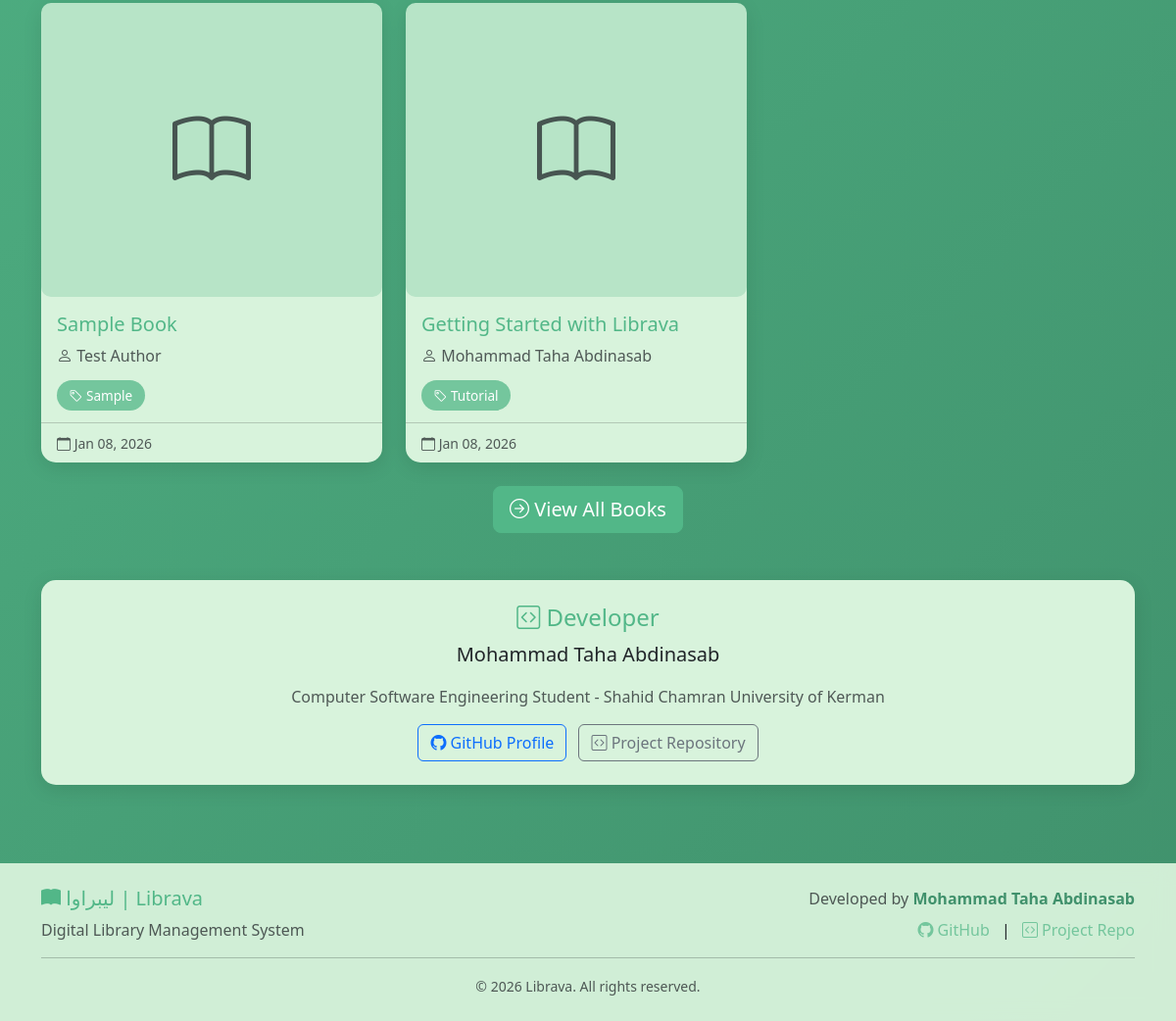
Before: / (lower part) with the older database file.
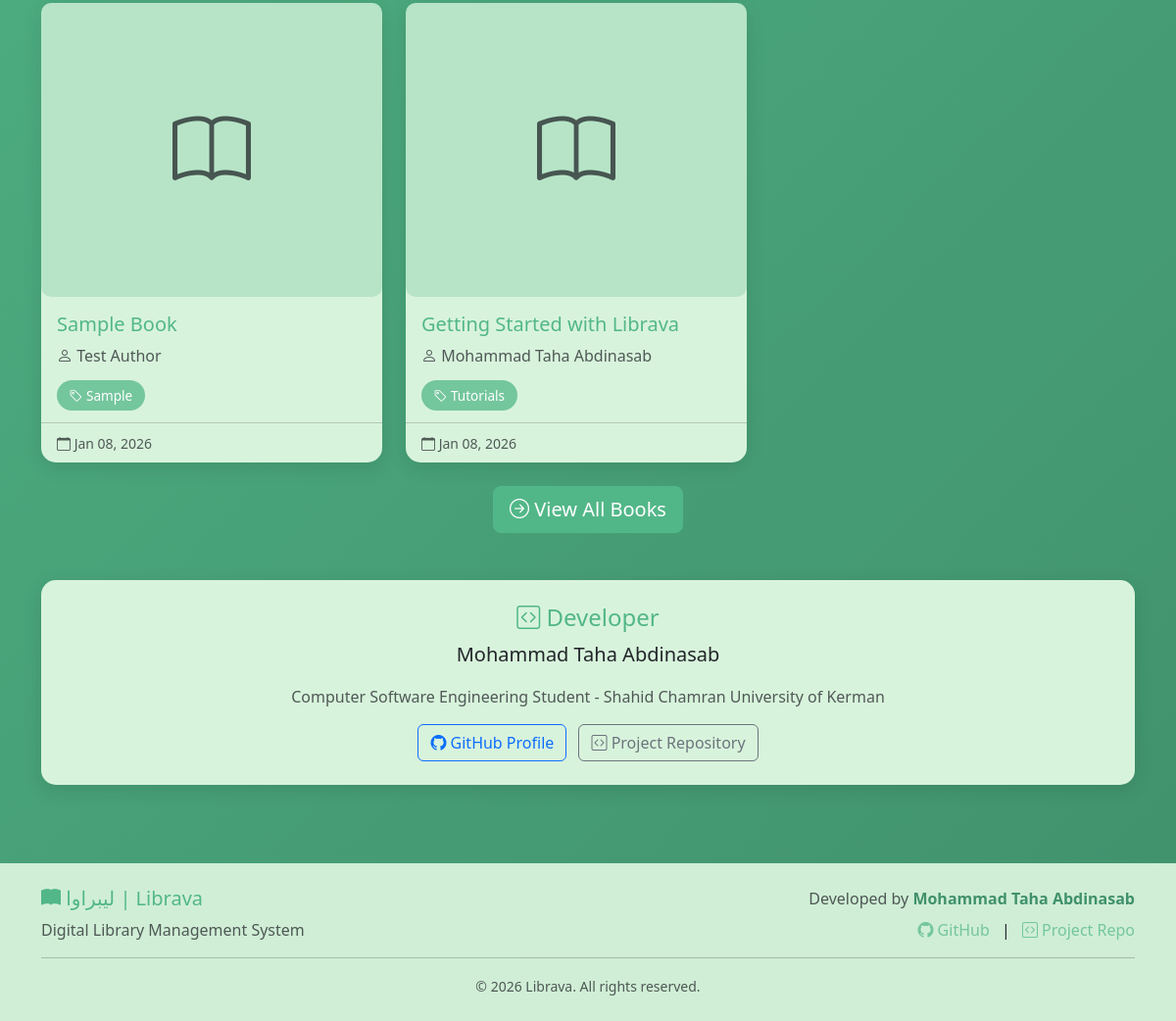
After: the same page with the newer database file.
### tables this page shows
CREATE TABLE `books` (
  `id` int(11) NOT NULL AUTO_INCREMENT,
  `title` varchar(255) NOT NULL,
  `author` varchar(255) NOT NULL,
  `description` text DEFAULT NULL,
  `category` varchar(100) DEFAULT NULL,
  `cover_path` varchar(255) DEFAULT NULL,
  `pdf_path` varchar(255) DEFAULT NULL,
  `created_at` datetime NOT NULL DEFAULT current_timestamp(),
  PRIMARY KEY (`id`),
  KEY `category` (`category`),
  KEY `created_at` (`created_at`)
);

### index.php (the view, shortened to what this page needs)
<?php
$lang = $_GET['lang'] ?? 'en';
try {
    $db = getDB();
    $stmt = $db->query("SELECT * FROM books ORDER BY created_at DESC LIMIT 6");
    $latestBooks = $stmt->fetchAll();
} catch (PDOException $e) {
    $latestBooks = [];
    $totalBooks = 0;
}
include __DIR__ . '/views/layout/header.php';
?>
<?php if (!empty($latestBooks)): ?>
<div class="row mb-5">
    <div class="row row-cols-1 row-cols-md-2 row-cols-lg-3 g-4">
        <?php foreach ($latestBooks as $book): ?>
            <div class="col">
                <div class="card h-100">
                    <?php if ($book['cover_path']): ?>
                        <img src="<?php echo getFullUrl($book['cover_path']); ?>"
                             class="card-img-top book-cover"
                             alt="<?php echo htmlspecialchars($book['title']); ?>">
                    <?php else: ?>
                        <div class="book-cover d-flex align-items-center justify-content-center">
                            <i class="bi bi-book display-1 text-muted"></i>
                        </div>
                    <?php endif; ?>
                    <div class="card-body">
                        <h5 class="card-title" style="color: var(--baltic-blue);">
                            <?php echo htmlspecialchars($book['title']); ?>
                        </h5>
                        <p class="card-text text-muted">
                            <i class="bi bi-person"></i> <?php echo htmlspecialchars($book['author']); ?>
                        </p>
                        <?php if ($book['category']): ?>
                            <span class="badge-category">
                                <i class="bi bi-tag"></i> <?php echo htmlspecialchars($book['category']); ?>
                            </span>
                        <?php endif; ?>
                    </div>
                    <div class="card-footer bg-transparent">
                        <small class="text-muted">
                            <i class="bi bi-calendar"></i>
                            <?php echo date('M d, Y', strtotime($book['created_at'])); ?>
                        </small>
                    </div>
                </div>
            </div>
        <?php endforeach; ?>
    </div>
    <div class="col-12 text-center mt-4">
        <a href="books.php?lang=<?php echo $lang; ?>" class="btn btn-primary btn-lg">
            <i class="bi bi-arrow-right-circle"></i>
            <?php echo $lang === 'fa' ? 'مشاهده همه کتاب‌ها' : 'View All Books'; ?>
        </a>
    </div>
</div>
<?php endif; ?>
<div class="row">
    <div class="col-12">
        <div class="card">
            <div class="card-body text-center py-4">
                <h4 style="color: var(--baltic-blue);">
                    <i class="bi bi-code-square"></i>
                    <?php echo $lang === 'fa' ? 'توسعه دهنده' : 'Developer'; ?>
                </h4>
                <p class="lead mb-3">Mohammad Taha Abdinasab</p>
                <p class="text-muted">
                    <?php echo $lang === 'fa'
                        ? 'دانشجوی مهندسی نرم‌افزار - دانشگاه شهید چمران کرمان'
                        : 'Computer Software Engineering Student - Shahid Chamran University of Kerman'; ?>
                </p>
                <div class="mt-3">
                    <a href="https://github.com/mohammadtahaabdinasab" target="_blank" class="btn btn-outline-primary me-2">
                        <i class="bi bi-github"></i> GitHub Profile
                    </a>
                    <a href="https://github.com/mohammadtahaabdinasab/librava" target="_blank" class="btn btn-outline-secondary">
                        <i class="bi bi-code-square"></i> Project Repository
                    </a>
                </div>
            </div>
        </div>
    </div>
</div>
<?php
include __DIR__ . '/views/layout/footer.php';
?>

Changed rows visible on the page:
changed books "Getting Started with Librava": category "Tutorial" → "Tutorials"
